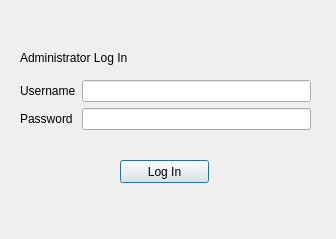
<?xml version="1.0" encoding="UTF-8"?>
<ui version="4.0">
 <class>authDialog</class>
 <widget class="QDialog" name="authDialog">
  <property name="geometry">
   <rect>
    <x>0</x>
    <y>0</y>
    <width>336</width>
    <height>239</height>
   </rect>
  </property>
  <property name="windowTitle">
   <string>Admin Authentication</string>
  </property>
  <property name="modal">
   <bool>true</bool>
  </property>
  <widget class="QWidget" name="formLayoutWidget">
   <property name="geometry">
    <rect>
     <x>20</x>
     <y>80</y>
     <width>291</width>
     <height>61</height>
    </rect>
   </property>
   <layout class="QFormLayout" name="formLayout">
    <property name="fieldGrowthPolicy">
     <enum>QFormLayout::ExpandingFieldsGrow</enum>
    </property>
    <item row="0" column="0">
     <widget class="QLabel" name="usernameLabel">
      <property name="text">
       <string>Username</string>
      </property>
     </widget>
    </item>
    <item row="0" column="1">
     <widget class="QLineEdit" name="adminUname"/>
    </item>
    <item row="1" column="1">
     <widget class="QLineEdit" name="adminPass">
      <property name="echoMode">
       <enum>QLineEdit::Password</enum>
      </property>
     </widget>
    </item>
    <item row="1" column="0">
     <widget class="QLabel" name="passwordLabel">
      <property name="text">
       <string>Password</string>
      </property>
     </widget>
    </item>
   </layout>
  </widget>
  <widget class="QLabel" name="Adminlabel">
   <property name="geometry">
    <rect>
     <x>20</x>
     <y>50</y>
     <width>261</width>
     <height>16</height>
    </rect>
   </property>
   <property name="text">
    <string>Administrator Log In</string>
   </property>
  </widget>
  <widget class="QLabel" name="errorDisplay">
   <property name="geometry">
    <rect>
     <x>80</x>
     <y>150</y>
     <width>171</width>
     <height>20</height>
    </rect>
   </property>
   <property name="styleSheet">
    <string notr="true">color: red;</string>
   </property>
   <property name="text">
    <string/>
   </property>
   <property name="alignment">
    <set>Qt::AlignCenter</set>
   </property>
   <property name="wordWrap">
    <bool>true</bool>
   </property>
   <property name="margin">
    <number>5</number>
   </property>
  </widget>
  <widget class="QPushButton" name="logBtn">
   <property name="geometry">
    <rect>
     <x>120</x>
     <y>160</y>
     <width>89</width>
     <height>23</height>
    </rect>
   </property>
   <property name="text">
    <string>Log In</string>
   </property>
  </widget>
 </widget>
 <resources/>
 <connections/>
</ui>
